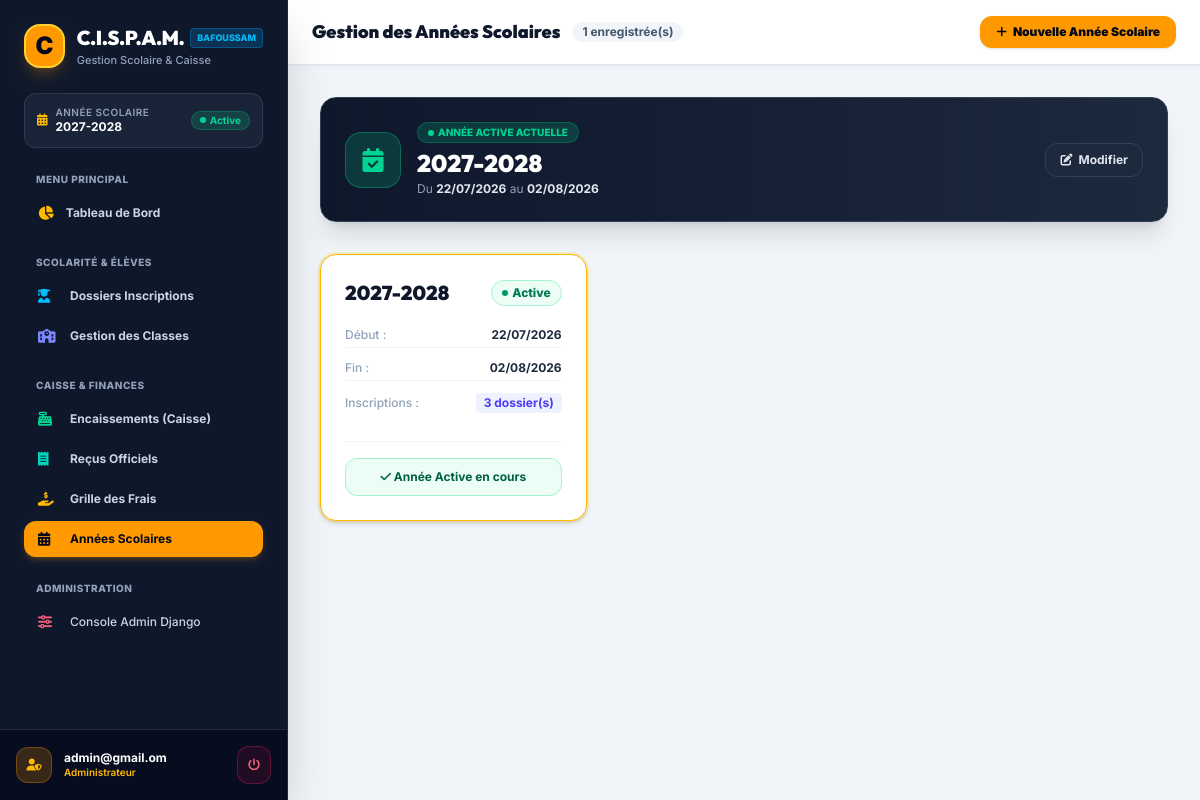
Page /annees/ (signed in) on the earlier database version.
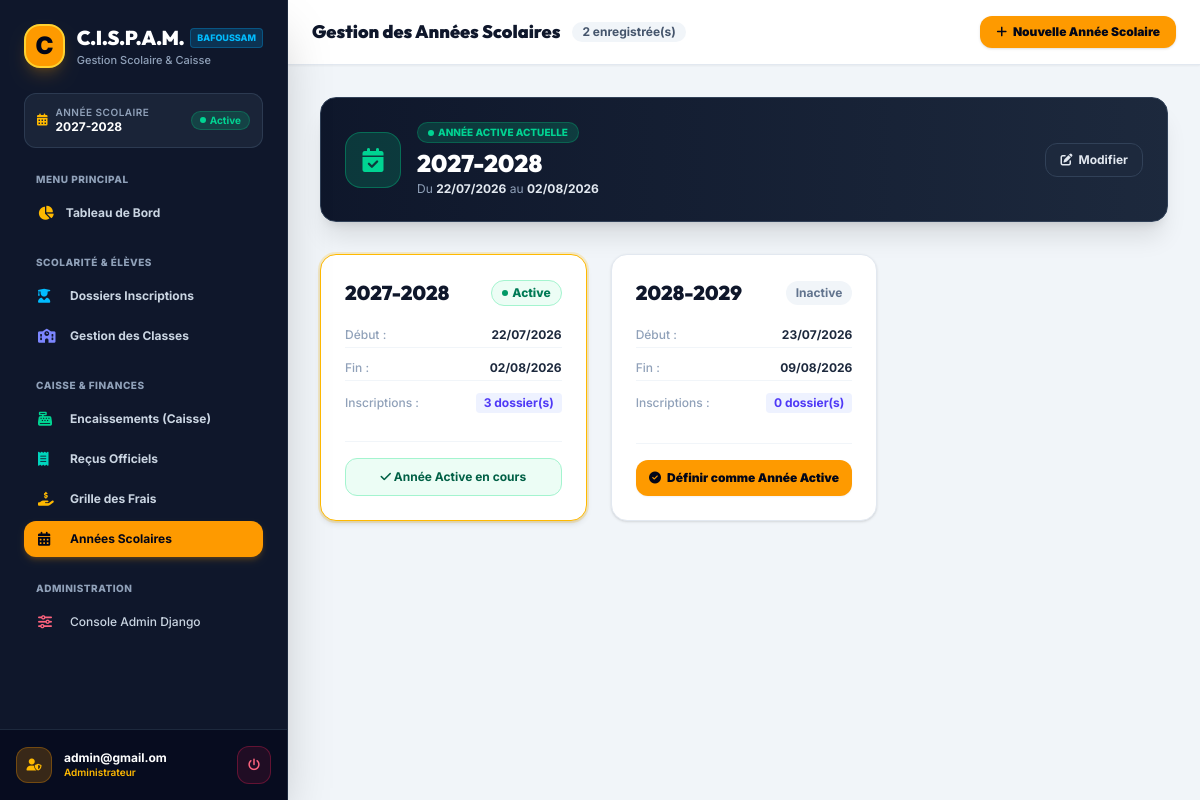
Same page on the later database version.
### cispam/users/models.py (models this page shows, shortened)
class AutoSlugMixin:
    slug_source_field = 'name'

class OngBaseModel(models.Model):
    id = models.UUIDField(
        default=uuid.uuid4,
        primary_key=True,
        editable=False,
        unique=True,
        help_text=_("Identifiant UUID unique."),
    )
    created = models.DateTimeField(
        auto_now_add=True,
        db_index=True,
        help_text=_("Date de création."),
    )
    modified = models.DateTimeField(
        auto_now=True,
        help_text=_("Date de dernière modification."),
    )
    is_active = models.BooleanField(
        default=True,
        help_text=_("Indique si l'objet est actif."),
    )
    is_deleted = models.BooleanField(
        default=False,
        db_index=True,
        help_text=_("Suppression logique (soft delete)."),
    )
    metadata = models.JSONField(
        default=dict,
        blank=True,
        help_text=_("Métadonnées additionnelles au format JSON."),
    )
    objects = OngManager()
    all_objects = models.Manager()
    class Meta:
        abstract = True
        ordering = ['-created']

class AnneeScolaire(AutoSlugMixin, OngBaseModel):
    slug_source_field = 'libelle'
    libelle = models.CharField(
        max_length=20,
        unique=True,
        help_text=_("Libellé de l'année scolaire, ex: 2025-2026"),
    )
    date_debut = models.DateField(
        help_text=_("Date de début de l'année scolaire."),
    )
    date_fin = models.DateField(
        help_text=_("Date de fin de l'année scolaire."),
    )
    est_active = models.BooleanField(
        default=False,
        db_index=True,
        help_text=_("Indique si c'est l'année scolaire en cours. Une seule active à la fois."),
    )
    slug = models.SlugField(
        max_length=255,
        unique=True,
        blank=True,
        help_text=_("Slug unique de l'année scolaire."),
    )
    class Meta:
        verbose_name = _("Année scolaire")
        verbose_name_plural = _("Années scolaires")
        ordering = ['-date_debut']

### cispam/users/views.py (the view)
class AnneeScolaireListView(LoginRequiredMixin, TemplateView):
    template_name = "annees/index.html"
    def get_context_data(self, **kwargs):
        context = super().get_context_data(**kwargs)
        from django.db import models
        from cispam.users.models import AnneeScolaire
        annees = AnneeScolaire.objects.filter(is_deleted=False).annotate(
            nb_inscriptions=models.Count("inscriptions", filter=models.Q(inscriptions__is_deleted=False)),
        )
        context["annees"] = annees
        try:
            context["annee_active"] = AnneeScolaire.objects.get(est_active=True)
        except AnneeScolaire.DoesNotExist:
            context["annee_active"] = None
        return context

### cispam/users/context_processors.py (called while the page is built)
def allauth_settings(request):
    return {
        "ACCOUNT_ALLOW_REGISTRATION": settings.ACCOUNT_ALLOW_REGISTRATION,
    }

### cispam/users/models.py (called while the page is built)
    def get_queryset(self):
        return super().get_queryset().filter(is_deleted=False)

### cispam/templates/annees/index.html (shortened to what the changed rows need)
{% extends "base.html" %}
{% load static i18n %}
{% block body %}
<div class="min-h-screen bg-slate-100 flex font-sans antialiased text-slate-800">
  {% include "includes/sidebar.html" %}
  <div class="flex-1 flex flex-col min-w-0 overflow-y-auto">
    <header class="bg-white border-b border-slate-200 sticky top-0 z-30 px-6 py-4 flex items-center justify-between shadow-xs">
      <div class="flex items-center gap-3">
        <h2 class="text-lg font-black text-slate-900 font-display">Gestion des Années Scolaires</h2>
        <span class="text-xs px-2.5 py-0.5 rounded-full bg-slate-100 font-bold text-slate-600">
          {{ annees.count }} enregistrée(s)
        </span>
      </div>
    </header>
    <main class="p-6 sm:p-8 space-y-8 max-w-7xl w-full mx-auto">
      {% if annee_active %}
        <div class="bg-gradient-to-r from-slate-900 to-slate-800 rounded-2xl p-6 text-white border border-slate-700 shadow-xl flex flex-col md:flex-row md:items-center justify-between gap-6">
          <div class="flex items-center gap-4">
            <div class="w-14 h-14 rounded-2xl bg-emerald-500/20 text-emerald-400 border border-emerald-500/40 flex items-center justify-center text-2xl font-bold">
              <i class="fas fa-calendar-check"></i>
            </div>
            <div>
              <div class="flex items-center gap-2">
                <span class="px-2.5 py-0.5 rounded-full bg-emerald-500/20 text-emerald-400 border border-emerald-500/30 text-[10px] font-extrabold uppercase flex items-center gap-1">
                  <span class="w-1.5 h-1.5 rounded-full bg-emerald-400 animate-pulse"></span> Année Active Actuelle
                </span>
              </div>
              <h3 class="text-2xl font-black font-display text-white mt-1">{{ annee_active.libelle }}</h3>
              <p class="text-xs text-slate-400 mt-0.5">
                Du <span class="font-bold text-slate-200">{{ annee_active.date_debut|date:"d/m/Y" }}</span> au <span class="font-bold text-slate-200">{{ annee_active.date_fin|date:"d/m/Y" }}</span>
              </p>
            </div>
          </div>
          <div class="flex items-center gap-3">
            <a href="{% url 'admin:users_anneescolaire_change' object_id=annee_active.pk %}" target="_blank"
              class="px-3.5 py-2 rounded-xl bg-slate-800 hover:bg-slate-700 border border-slate-700 text-slate-200 text-xs font-bold transition flex items-center gap-1.5">
              <i class="fas fa-pen-to-square"></i> Modifier
            </a>
          </div>
        </div>
      {% endif %}
      <div class="grid grid-cols-1 md:grid-cols-2 lg:grid-cols-3 gap-6">
        {% for annee in annees %}
          <div class="bg-white rounded-2xl border {% if annee.est_active %}border-amber-400 ring-2 ring-amber-400/20 shadow-md{% else %}border-slate-200 shadow-sm{% endif %} p-6 flex flex-col justify-between transition hover:shadow-md">
            <div>
              <div class="flex items-center justify-between mb-3">
                <span class="text-xl font-black text-slate-900 font-display">{{ annee.libelle }}</span>
                {% if annee.est_active %}
                  <span class="px-2.5 py-1 rounded-full bg-emerald-50 text-emerald-700 border border-emerald-200 text-xs font-extrabold flex items-center gap-1">
                    <span class="w-1.5 h-1.5 rounded-full bg-emerald-600"></span> Active
                  </span>
                {% else %}
                  <span class="px-2.5 py-1 rounded-full bg-slate-100 text-slate-500 text-xs font-bold">
                    Inactive
                  </span>
                {% endif %}
              </div>
              <div class="space-y-2 text-xs text-slate-600 mt-4">
                <div class="flex items-center justify-between py-1 border-b border-slate-100">
                  <span class="text-slate-400 font-medium">Début :</span>
                  <span class="font-bold text-slate-800">{{ annee.date_debut|date:"d/m/Y" }}</span>
                </div>
                <div class="flex items-center justify-between py-1 border-b border-slate-100">
                  <span class="text-slate-400 font-medium">Fin :</span>
                  <span class="font-bold text-slate-800">{{ annee.date_fin|date:"d/m/Y" }}</span>
                </div>
                <div class="flex items-center justify-between py-1">
                  <span class="text-slate-400 font-medium">Inscriptions :</span>
                  <span class="font-bold text-indigo-600 bg-indigo-50 px-2 py-0.5 rounded">{{ annee.nb_inscriptions }} dossier(s)</span>
                </div>
              </div>
            </div>
            <div class="mt-6 pt-4 border-t border-slate-100 flex items-center gap-2">
              {% if not annee.est_active %}
                <form method="POST" action="{% url 'annees_activate' pk=annee.pk %}" class="w-full">
                  <button type="submit"
                    class="w-full py-2.5 px-3 bg-amber-500 hover:bg-amber-600 text-slate-950 font-black text-xs rounded-xl transition shadow-xs flex items-center justify-center gap-1.5 cursor-pointer">
                    <i class="fas fa-check-circle"></i> Définir comme Année Active
                  </button>
                </form>
              {% else %}
                <div class="w-full py-2.5 px-3 bg-emerald-50 text-emerald-800 font-bold text-xs rounded-xl text-center border border-emerald-200">
                  <i class="fas fa-check"></i> Année Active en cours
                </div>
              {% endif %}
            </div>
          </div>
        {% endfor %}
      </div>
    </main>
  </div>
</div>
{% endblock body %}

### cispam/templates/includes/sidebar.html (shortened to what the changed rows need)
{% load static %}
<aside class="w-72 bg-slate-900 border-r border-slate-800 text-white flex flex-col justify-between shrink-0 sticky top-0 h-screen shadow-2xl z-40 hidden md:flex">
  <div class="p-6 space-y-6 overflow-y-auto">
    <a href="{% url 'dashboard' %}" class="flex items-center gap-3 group">
      <div>
        <div class="flex items-center gap-1.5">
          <h1 class="text-xl font-black font-display tracking-tight text-white">C.I.S.P.A.M.</h1>
        </div>
      </div>
    </a>
    <div class="p-3 rounded-xl bg-slate-800/80 border border-slate-700/80 flex items-center justify-between text-xs">
      <div class="flex items-center gap-2">
        <div>
          <p class="text-[10px] text-slate-400 uppercase tracking-wider font-semibold">Année Scolaire</p>
          <p class="font-bold text-white text-xs">
            {% if annee_active %}{{ annee_active.libelle }}{% else %}Non définie{% endif %}
          </p>
        </div>
      </div>
    </div>
  </div>
</aside>

Differences in the rows shown:
added AnneeScolaire: libelle "2028-2029", est_active "Inactive", date_debut "23/07/2026", date_fin "09/08/2026", nb_inscriptions "0"
Other differences:
{{ annees.count }}: "1" → "2"
